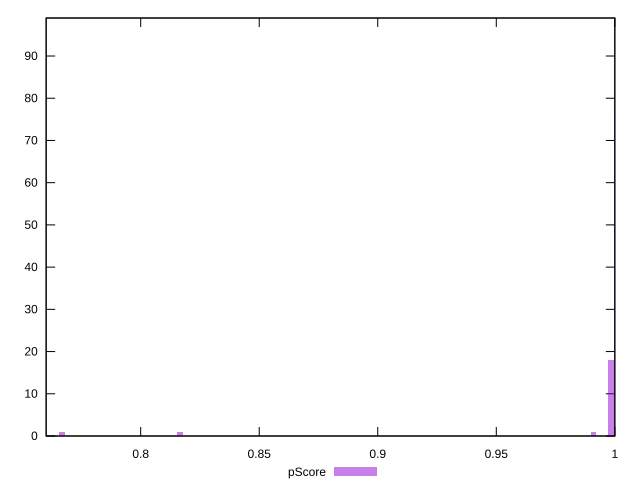

gnuplot code for this plot:
reset

$pScore <<EOF
0.8167037631454582 1
0.7669047531975643 1
0.7594349017053803 1
1.000960099952665 77
0.9984701494552705 18
0.9910002979630864 1
EOF

set key outside below
set boxwidth 0.0024899504973946896
set xrange [0.76011865502002:0.9999996394945372]
set yrange [0:99]
set trange [0:99]
set style fill transparent solid 0.5 noborder
set terminal svg size 640, 490 enhanced background rgb 'white'
set output "report/report_00029_2021-02-24T13-36-40.390Z/bootup-time/samples/card/pScore/histogram.svg"

plot $pScore title "pScore" with boxes

reset
